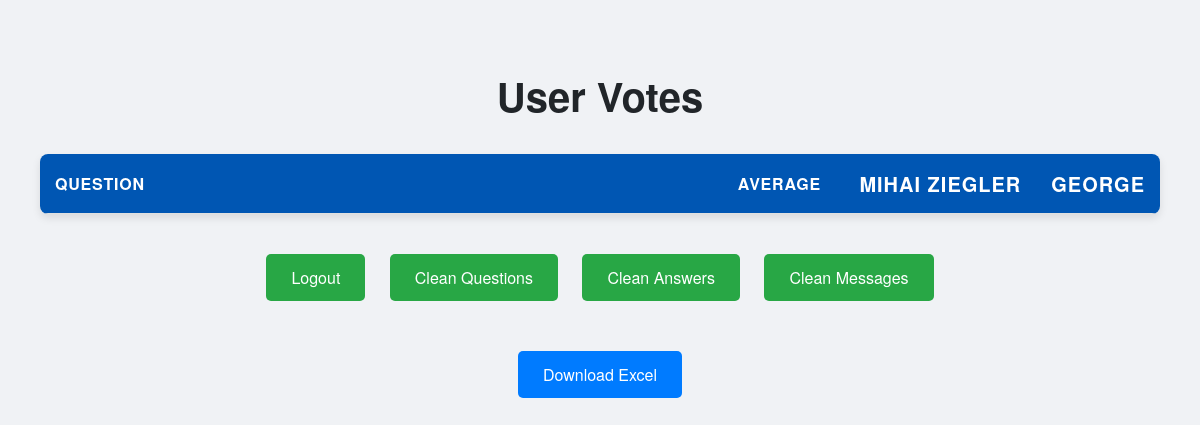
Page /admin/statistics (signed in) on the earlier database version.
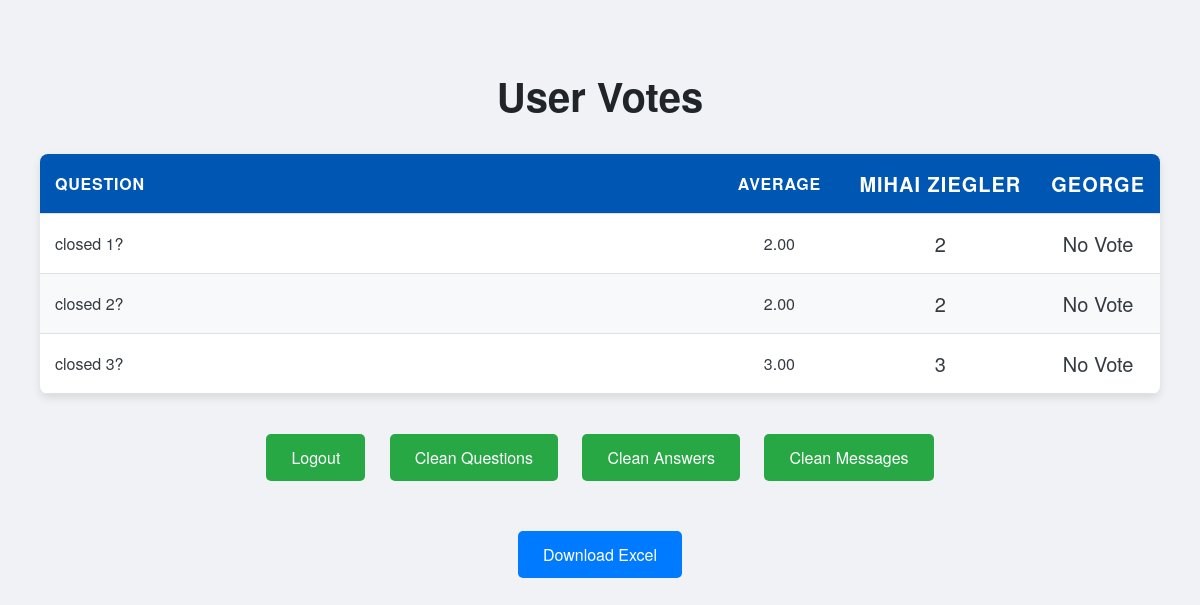
Same page on the later database version.
### app.py (models this page shows, shortened)
class User(db.Model, UserMixin):
    id = db.Column(db.Integer, primary_key=True)
    username = db.Column(db.String(150), nullable=False, unique=True)
    password = db.Column(db.String(150), nullable=False)
    email = db.Column(db.String(150), unique=True, nullable=True)
    is_confirmed = db.Column(db.String(150), nullable=True)
    confirmed_on = db.Column(db.DateTime, nullable=True)
    user_type = db.Column(db.String(150), nullable=False)

class UserAnswer(db.Model):
    id = db.Column(db.Integer, primary_key=True)
    question = db.Column(db.String(250), nullable=False)
    answer = db.Column(db.String(250), nullable=False)
    user_id = db.Column(db.Integer, db.ForeignKey('user.id'), nullable=False)

### app.py (the view)
@app.route('/admin/statistics', methods=['GET'])
@login_required
def admin_statistics():
    if current_user.user_type != 'Admin':
        return redirect(url_for('statistics'))
    all_answers = UserAnswer.query.all()
    all_users = {user.id: user.username for user in User.query.all()}
    statistics = {}
    vote_sums = {}
    vote_counts = {}
    for answer in all_answers:
        question = answer.question
        username = all_users.get(answer.user_id, 'Unknown')
        vote = answer.answer
        if question not in statistics:
            statistics[question] = {user: 'No Vote' for user in all_users.values()}  # Initialize with no votes
            vote_sums[question] = 0  # Sum of votes for average calculation
            vote_counts[question] = 0  # Count of votes
        statistics[question][username] = vote
        try:
            numeric_vote = float(vote)  # Attempt to convert to float
            vote_sums[question] += numeric_vote
            vote_counts[question] += 1
        except ValueError:
            pass
    averages = {}
    for question, total in vote_sums.items():
        count = vote_counts[question]
        averages[question] = "{:.2f}".format(total / count) if count > 0 else 'No Votes'
    return render_template('admin_statistics.html', statistics=statistics, all_users=all_users, averages=averages)

### app.py (called while the page is built)
@login_manager.user_loader
def load_user(user_id):
    return db.session.get(User, int(user_id))

### templates/admin_statistics.html (shortened to what this page needs)
<!DOCTYPE html>
<html>
  <head>
  </head>
  <body>
    <div class="container">
      <h1>User Votes</h1>
      <table>
        <thead>
          <tr class="header-row">
            <th class="question">Question</th>
            <th class="average">Average</th>
            {% for username in all_users.values() %}
              <th class="emoji">{{ username }}</th>
            {% endfor %}
          </tr>
        </thead>
        <tbody>
          {% for question, votes in statistics.items() %}
          <tr>
            <td class="question">{{ question }}</td>
            <td class="average">{{ averages[question] if averages[question] != 'No Votes' else 'No Votes' }}</td>
            {% for user in all_users.values() %}
              <td class="emoji">{{ votes[user] if votes[user] != 'No Vote' else 'No Vote' }}</td>
            {% endfor %}
          </tr>
          {% endfor %}
        </tbody>
      </table>
      <div class="btn-group">
        <a href="{{ url_for('logout') }}">Logout</a>
        <a href="{{url_for('clean_database')}}">Clean Questions</a>
        <a href="{{url_for('clean_database_answers')}}">Clean Answers</a>
        <a href="{{url_for('clean_database_messages')}}">Clean Messages</a>
      </div>
      <div class="btn-group">
        <a href="{{ url_for('download_statistics') }}" class="download-btn">Download Excel</a>
      </div>
    </div>
  </body>
</html>

Differences in the rows shown:
added UserAnswer: question "closed 1?", question "2.00", User (username "2"), User (username "No Vote")
added UserAnswer: question "closed 2?", question "2.00", User (username "2"), User (username "No Vote")
added UserAnswer: question "closed 3?", question "3.00", User (username "3"), User (username "No Vote")
